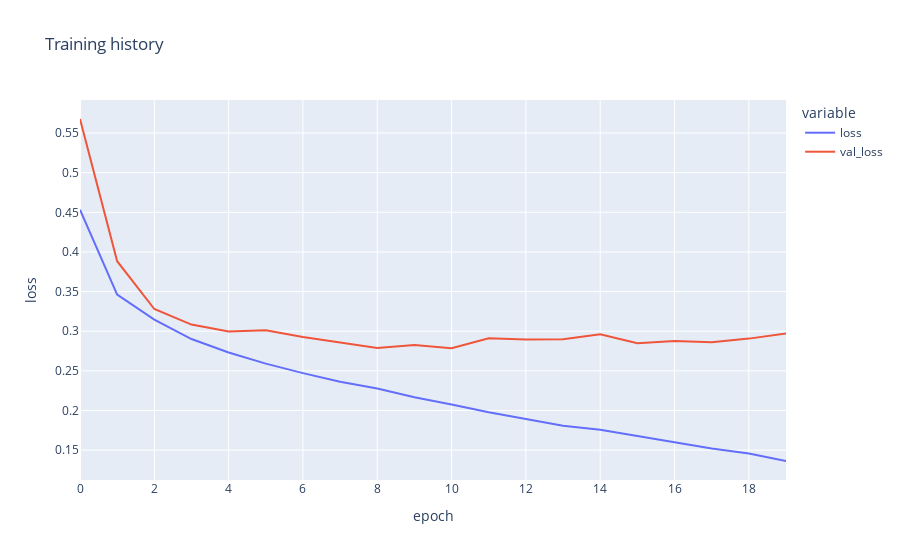

This figure's notebook cell:
### Markdown cell above
### Evaluating the training history

### Code cell
fig = px.line(
    history.history, y=["loss", "val_loss"],
    labels={"index" : "epoch", "value" : "loss"},
    title="Training history")

fig.show()

### Figure 1 — Plotly figure (JSON) as saved in the notebook; plotly's stock layout.template omitted (floating-point values rounded to 4 significant figures)
{"data": [{"hovertemplate": "variable=loss<br>epoch=%{x}<br>loss=%{y}<extra></extra>", "legendgroup": "loss", "line": {"color": "#636efa", "dash": "solid"}, "marker": {"symbol": "circle"}, "mode": "lines", "name": "loss", "orientation": "v", "showlegend": true, "type": "scatter", "x": [0, 1, 2, 3, 4, 5, 6, 7, 8, 9, 10, 11, 12, 13, 14, 15, 16, 17, 18, 19], "xaxis": "x", "y": [0.4532, 0.3461, 0.3146, 0.2901, 0.2731, 0.2591, 0.2472, 0.2363, 0.2277, 0.2168, 0.2077, 0.1979, 0.1893, 0.1808, 0.1758, 0.1677, 0.1604, 0.1521, 0.1457, 0.1363], "yaxis": "y"}, {"hovertemplate": "variable=val_loss<br>epoch=%{x}<br>loss=%{y}<extra></extra>", "legendgroup": "val_loss", "line": {"color": "#EF553B", "dash": "solid"}, "marker": {"symbol": "circle"}, "mode": "lines", "name": "val_loss", "orientation": "v", "showlegend": true, "type": "scatter", "x": [0, 1, 2, 3, 4, 5, 6, 7, 8, 9, 10, 11, 12, 13, 14, 15, 16, 17, 18, 19], "xaxis": "x", "y": [0.5677, 0.3883, 0.328, 0.3084, 0.2997, 0.3011, 0.2927, 0.2853, 0.2788, 0.2826, 0.2785, 0.2911, 0.2896, 0.2897, 0.2961, 0.2849, 0.2877, 0.286, 0.2907, 0.2973], "yaxis": "y"}], "layout": {"legend": {"title": {"text": "variable"}, "tracegroupgap": 0}, "title": {"text": "Training history"}, "xaxis": {"anchor": "y", "domain": [0, 1], "title": {"text": "epoch"}}, "yaxis": {"anchor": "x", "domain": [0, 1], "title": {"text": "loss"}}}}
